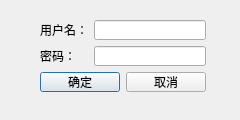
<?xml version="1.0" encoding="UTF-8"?>
<ui version="4.0">
 <class>UserRegisterDialog</class>
 <widget class="QDialog" name="UserRegisterDialog">
  <property name="geometry">
   <rect>
    <x>0</x>
    <y>0</y>
    <width>240</width>
    <height>120</height>
   </rect>
  </property>
  <property name="windowTitle">
   <string>用户注册</string>
  </property>
  <widget class="QWidget" name="layoutWidget">
   <property name="geometry">
    <rect>
     <x>40</x>
     <y>20</y>
     <width>166</width>
     <height>72</height>
    </rect>
   </property>
   <layout class="QGridLayout" name="gridLayout">
    <item row="0" column="0">
     <widget class="QLabel" name="label">
      <property name="text">
       <string>用户名：</string>
      </property>
     </widget>
    </item>
    <item row="0" column="1" colspan="2">
     <widget class="QLineEdit" name="nameEdit"/>
    </item>
    <item row="1" column="0">
     <widget class="QLabel" name="label_2">
      <property name="text">
       <string>密码：</string>
      </property>
     </widget>
    </item>
    <item row="1" column="1" colspan="2">
     <widget class="QLineEdit" name="passwordEdit"/>
    </item>
    <item row="2" column="0" colspan="2">
     <widget class="QPushButton" name="okButton">
      <property name="text">
       <string>确定</string>
      </property>
     </widget>
    </item>
    <item row="2" column="2">
     <widget class="QPushButton" name="cancelButton">
      <property name="text">
       <string>取消</string>
      </property>
     </widget>
    </item>
   </layout>
  </widget>
 </widget>
 <resources/>
 <connections/>
</ui>
